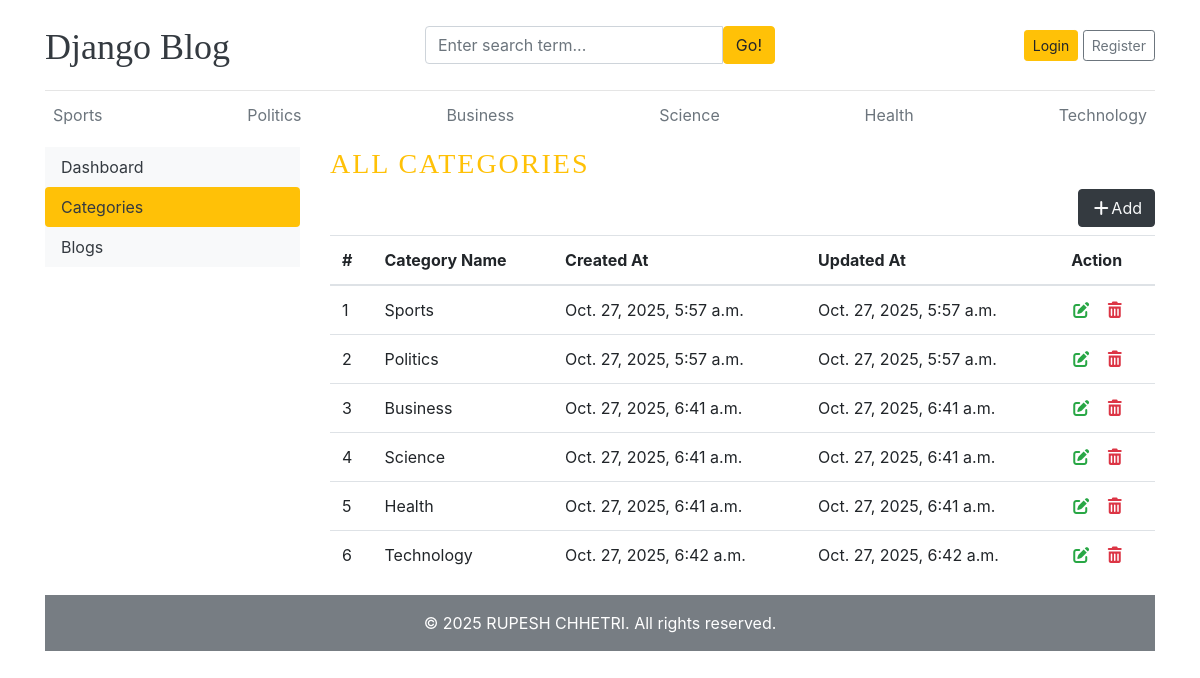
/dashboard/categories/, run on the app's committed database.
### blogs/models.py (models this page shows)
class Category(models.Model):
    category_name = models.CharField(max_length=100)
    created_at = models.DateTimeField(auto_now_add=True)
    updated_at = models.DateTimeField(auto_now=True)
    class meta:
        verbose_name_plural = "Categories"
    def __str__(self):
        return self.category_name

### dashboards/views.py (the view)
# urls.py: path("categories/",views.categories, name="categories"),
def categories(request):
    return render(request, "dashboard/categories.html" )

### blogs/context_processors.py (called while the page is built)
def get_categories(request):
    category = Category.objects.all()
    return {'category': category}

def get_socialmedia(request):
    socialmedia = SocialMedia.objects.all()
    return {'socialmedia': socialmedia}

### blog_main/templates/dashboard/categories.html (shortened to what this page needs)
{% extends "base.html" %}
{% block content %}
<div class="row">
  {% include 'dashboard/sidebar.html' %}
  <div class="col-md-9">
    <h3 class="text-uppercase text-warning" style="letter-spacing: 2px;">ALL CATEGORIES</h3>
    <a href="{% url 'add_category' %}" class="btn btn-dark text-light float-right mb-2"><i class="fa-solid fa-plus"></i>Add</a>
    <table class="table table-hover">
  <thead>
    <tr>
      <th >#</th>
      <th >Category Name</th>
      <th >Created At</th>
      <th >Updated At</th>
      <th >Action</th>
    </tr>
  </thead>
  <tbody>
    {% for cat in category %}
    <tr>
      <td >{{forloop.counter}}</td>
      <td>{{cat}}</td>
      <td>{{cat.created_at}}</td>
      <td>{{cat.updated_at}}</td>
      <td>
        <a href="{% url 'edit_category' cat.id %}"><i class="fas fa-edit text-success"></i> </a>
        <a href="{% url 'delete_category' cat.id %}"><i class="fas fa-trash-alt text-danger"></i></a>
      </td>
    </tr>
    {% endfor %}
  </tbody>
</table>
  </div>
</div>
{% endblock %}

### blog_main/templates/base.html (shortened to what this page needs)
{% load static %}
<!DOCTYPE html>
<html lang="en">
<head>
    <link href="https://getbootstrap.com/docs/4.0/dist/css/bootstrap.min.css" rel="stylesheet">
    <link rel="stylesheet" href="{% static 'css/blog.css' %}">
    <link rel="stylesheet" href="https://cdnjs.cloudflare.com/ajax/libs/font-awesome/7.0.1/css/all.min.css" />
  </head>
<body>
    <div class="container">
      <header class="blog-header py-3">
        <div class="row flex-nowrap justify-content-between align-items-center">
          <div class="col-4 pt-1">
            <a class="blog-header-logo text-dark" href="/">Django Blog</a>
          </div>
          <div class="col-4">
            <form action="{% url 'blog_search' %}" method="GET">
              <div class="input-group">
            <input
              class="form-control"
              type="text"
              name="keyword"
              placeholder="Enter search term..."
              aria-label="Enter search term..."
              aria-describedby="button-search"
              required
            />
            <button type="submit" class="btn btn-warning" id="button-search" type="button">
              Go!
            </button>
          </div>
            </form>
          </div>
          <div class="col-4 d-flex justify-content-end align-items-center">
            {% if not user.is_authenticated %}
            <a class="btn btn-sm btn-warning" href="{% url 'login' %}">Login</a> &nbsp;
            <a class="btn btn-sm btn-outline-secondary" href="{% url 'register' %}">Register</a>
            {% elif user.is_staff %}
            <a class="btn btn-sm btn-warning" href="{% url 'dashboard' %}">Dashboard</a> &nbsp;
            <a class="btn btn-sm btn-outline-secondary" href="{% url 'logout' %}">Log Out</a>
            {% else %}
            <p>Welcome, <strong>{{ user.username }}</strong> 👋</p> &nbsp;
            <a class="btn btn-sm btn-outline-secondary" href="{% url 'logout' %}">Log Out</a>
            {% endif %}
          </div>
        </div>
      </header>
      <div class="nav-scroller py-1 mb-2">
        <nav class="nav d-flex justify-content-between">
          {% for cat in category %}
          <a class="p-2 text-muted" href="{% url 'post_by_category' cat.id %}">{{ cat.category_name }}</a>
          {% endfor %}
      </div>
{% block content %}
{% endblock %}
<footer class="py-3">
        <div class="container">
            <div class="row">
                <div class="col-md-12 text-center">
                    <p class="mb-0">
                        &copy; 2025 RUPESH CHHETRI. All rights reserved.
                    </p>
                </div>
            </div>
        </div>
    </footer>
 </div>
</body>
</html>

### blog_main/static/css/blog.css (style rules this page uses)
.blog-header { border-bottom: 1px solid #e5e5e5; }
.blog-header-logo { font-family: "Playfair Display", Georgia, "Times New Roman", serif; font-size: 2.25rem; }
h1, h2, h3, h4, h5, h6 { font-family: "Playfair Display", Georgia, "Times New Roman", serif; }

### blog_main/templates/base.html (style rules this page uses)
footer { background-color: #777d83; color: #ffffff; margin-top: auto; }

### data on the page
Category: category_name "Sports", created_at "Oct. 27, 2025, 5:57 a.m.", updated_at "Oct. 27, 2025, 5:57 a.m."
Category: category_name "Politics", created_at "Oct. 27, 2025, 5:57 a.m.", updated_at "Oct. 27, 2025, 5:57 a.m."
Category: category_name "Business", created_at "Oct. 27, 2025, 6:41 a.m.", updated_at "Oct. 27, 2025, 6:41 a.m."
Category: category_name "Science", created_at "Oct. 27, 2025, 6:41 a.m.", updated_at "Oct. 27, 2025, 6:41 a.m."
Category: category_name "Health", created_at "Oct. 27, 2025, 6:41 a.m.", updated_at "Oct. 27, 2025, 6:41 a.m."
Category: category_name "Technology", created_at "Oct. 27, 2025, 6:42 a.m.", updated_at "Oct. 27, 2025, 6:42 a.m."
